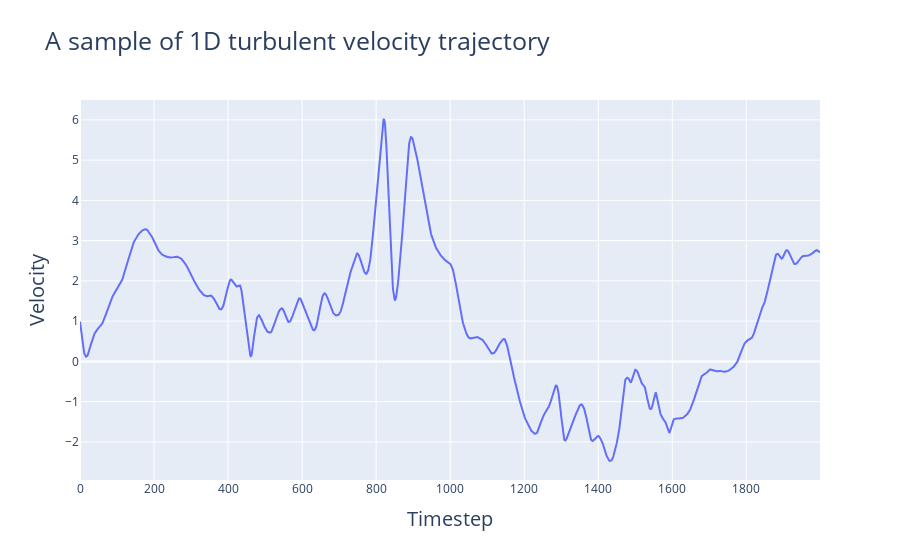

Notebook cell for this chart:
### Markdown cell above
For both 1D and 3D turbulent velocity trajectories, we plot a sample time series:

### Code cell
# File of 1D turbulent velocity trajectories
file_1d = 'Lagr_u1c_diffusion-demo.h5'

# Fetch the file
velocities_1d = file_loader(file_1d)

# Plot the time series of the 1st 1D trajectory
sample_1d = velocities_1d[0]
plot_time_series(sample_1d)

### Figure 1 — Plotly figure (JSON) as saved in the notebook; plotly's stock layout.template omitted (floating-point values rounded to 4 significant figures; data arrays with more than 128 entries replaced by an {"elided": "..."} marker saying what was removed)
{"data": [{"mode": "lines", "name": "V1", "type": "scatter", "x": {"elided": "2000 int values"}, "y": {"elided": "2000 float values"}}], "layout": {"title": {"font": {"size": 25}, "text": "A sample of 1D turbulent velocity trajectory"}, "xaxis": {"title": {"font": {"size": 20}, "text": "Timestep"}}, "yaxis": {"title": {"font": {"size": 20}, "text": "Velocity"}}}}
